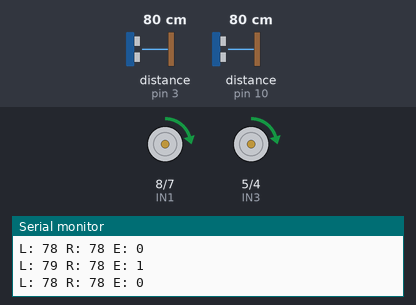
Bench run of a sketch on a simulated Arduino Uno, built with avr-gcc and run on an emulated ATmega328P. Parts: motor-driver pin pairs drawn as motors (green arrow = first pin HIGH = forward, orange = second pin HIGH = backward, longer = more drive, scaled by the enable pin), the last lines printed to the serial monitor. Wiring (inferred from the names in the program): 2 × ultrasonic range finder: trigger pin 2, echo pin 3 / trigger pin 9, echo pin 10. The test bench sets the inputs (shaded band); at power-on: distance to the obstacle (sensors on pin 3, pin 10) 80 cm. The echo pulse lasts 58.3 µs per cm.

Above: at 1.24 s.
1.3 s: distance to the obstacle (sensor on pin 3) set to 18 cm
At 2.3 s:
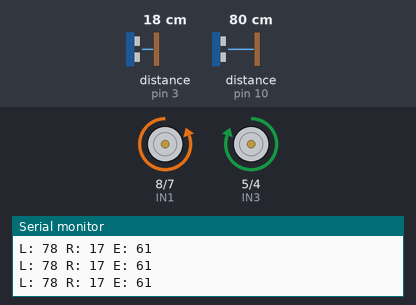
2.8 s: distance to the obstacle (sensor on pin 10) set to 28 cm
4.3 s: distance to the obstacle (sensor on pin 10) set to 25 cm
At 5.5 s:
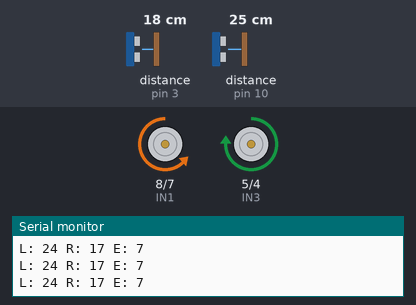
5.8 s: distance to the obstacle (sensor on pin 3) set to 60 cm
At 6.6 s:
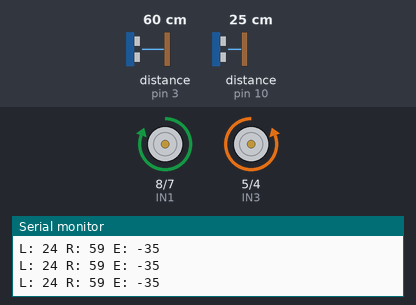
7.3 s: distance to the obstacle (sensor on pin 10) set to 49 cm
8.8 s: distance to the obstacle (sensor on pin 10) set to 53 cm
At 9.3 s:
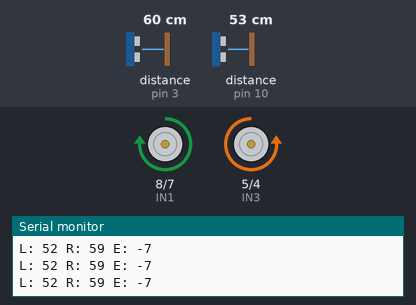
Timing chart, 0 to 11.3 s (numbered marks = the images above; inputs shaded):
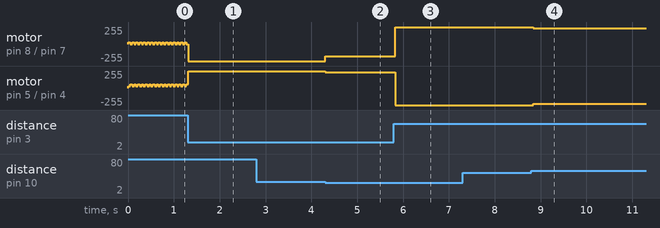

Measured:
- the behaviour switches between 26 and 25 cm on distance to the obstacle (sensor on pin 10) (found by bisection; images 1 and 2)
- after the input at 4.3 s, motor on pin 8 (IN1) / pin 7 (IN2): backward 255/255 → backward 185/255 at once; motor on pin 5 (IN3) / pin 4 (IN4): forward 255/255 → forward 235/255 at once
- after the input at 5.8 s, motor on pin 8 (IN1) / pin 7 (IN2): backward 185/255 → forward 255/255 at once; motor on pin 5 (IN3) / pin 4 (IN4): forward 235/255 → backward 255/255 at once
- after the input at 8.8 s, motor on pin 8 (IN1) / pin 7 (IN2): forward 255/255 → forward 235/255 after 0.05 s; motor on pin 5 (IN3) / pin 4 (IN4): backward 255/255 → backward 235/255 after 0.05 s

The sketch:

NBABalanceBot.ino
```cpp
// Motor pins
#define IN1 8
#define IN2 7
#define IN3 5
#define IN4 4
#define ENA 11
#define ENB 6

// Ultrasonic Left (Downward-Facing)
#define TRIG_L 9
#define ECHO_L 10

// Ultrasonic Right (Downward-Facing)
#define TRIG_R 2
#define ECHO_R 3

// Balancing constants
const int targetDist = 5; // Adjust as needed; distance in cm from ground
const int threshold = 1;  // Deadzone for balancing in cm

void setup() {
  // Motor pin setup
  pinMode(IN1, OUTPUT);
  pinMode(IN2, OUTPUT);
  pinMode(IN3, OUTPUT);
  pinMode(IN4, OUTPUT);
  pinMode(ENA, OUTPUT);
  pinMode(ENB, OUTPUT);

  // Ultrasonic pin setup
  pinMode(TRIG_L, OUTPUT);
  pinMode(ECHO_L, INPUT);
  pinMode(TRIG_R, OUTPUT);
  pinMode(ECHO_R, INPUT);

  Serial.begin(9600);
}

// Distance measurement function
long measureDistance(int trigPin, int echoPin) {
  digitalWrite(trigPin, LOW);
  delayMicroseconds(2);
  digitalWrite(trigPin, HIGH);
  delayMicroseconds(10);
  digitalWrite(trigPin, LOW);

  long duration = pulseIn(echoPin, HIGH, 30000); // Timeout 30ms
  // Convert to cm
  long distance = duration * 0.034 / 2;
  return distance;
}

void setMotor(int leftSpeed, int rightSpeed) {
  // Direction control
  if (leftSpeed > 0) {
    digitalWrite(IN1, HIGH); digitalWrite(IN2, LOW);
  } else if (leftSpeed < 0) {
    digitalWrite(IN1, LOW); digitalWrite(IN2, HIGH);
  } else {
    digitalWrite(IN1, LOW); digitalWrite(IN2, LOW);
  }
  if (rightSpeed > 0) {
    digitalWrite(IN3, HIGH); digitalWrite(IN4, LOW);
  } else if (rightSpeed < 0) {
    digitalWrite(IN3, LOW); digitalWrite(IN4, HIGH);
  } else {
    digitalWrite(IN3, LOW); digitalWrite(IN4, LOW);
  }
  analogWrite(ENA, min(abs(leftSpeed), 255));
  analogWrite(ENB, min(abs(rightSpeed), 255));
}

void loop() {
  long leftDist = measureDistance(TRIG_L, ECHO_L);
  long rightDist = measureDistance(TRIG_R, ECHO_R);

  int error = (leftDist - rightDist);

  int baseSpeed = 25;   // Adjust for minimal movement
  int correction = error * 30; // Proportional control, adjust gain '30' as needed

  int leftSpeed = baseSpeed - correction;
  int rightSpeed = baseSpeed + correction;

  // Maintain both within target range
  if (abs(leftDist - targetDist) < threshold && abs(rightDist - targetDist) < threshold) {
    setMotor(0, 0); // Balanced; stop motors
  } else {
    setMotor(leftSpeed, rightSpeed);
  }

  Serial.print("L: "); Serial.print(leftDist);
  Serial.print(" R: "); Serial.print(rightDist);
  Serial.print(" E: "); Serial.println(error);

  delay(30); // Tune as necessary for your hardware
}
```
